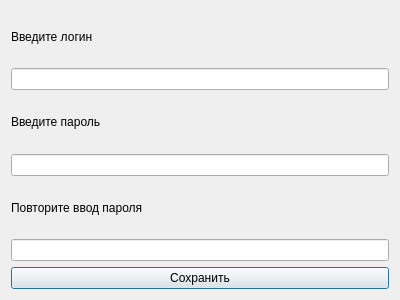
<?xml version="1.0" encoding="UTF-8"?>
<ui version="4.0">
 <class>CheckIn</class>
 <widget class="QDialog" name="CheckIn">
  <property name="geometry">
   <rect>
    <x>0</x>
    <y>0</y>
    <width>400</width>
    <height>300</height>
   </rect>
  </property>
  <property name="windowTitle">
   <string>Dialog</string>
  </property>
  <layout class="QGridLayout" name="gridLayout">
   <item row="0" column="0">
    <widget class="QLabel" name="label">
     <property name="text">
      <string>Введите логин</string>
     </property>
    </widget>
   </item>
   <item row="1" column="0">
    <widget class="QLineEdit" name="logregLineEdit"/>
   </item>
   <item row="2" column="0">
    <widget class="QLabel" name="label_2">
     <property name="text">
      <string>Введите пароль</string>
     </property>
    </widget>
   </item>
   <item row="3" column="0">
    <widget class="QLineEdit" name="pasreg1LineEdit"/>
   </item>
   <item row="4" column="0">
    <widget class="QLabel" name="label_3">
     <property name="text">
      <string>Повторите ввод пароля</string>
     </property>
    </widget>
   </item>
   <item row="5" column="0">
    <widget class="QLineEdit" name="pasreg2LineEdit"/>
   </item>
   <item row="6" column="0">
    <widget class="QPushButton" name="pushButton">
     <property name="text">
      <string>Сохранить</string>
     </property>
    </widget>
   </item>
  </layout>
 </widget>
 <resources/>
 <connections/>
</ui>
